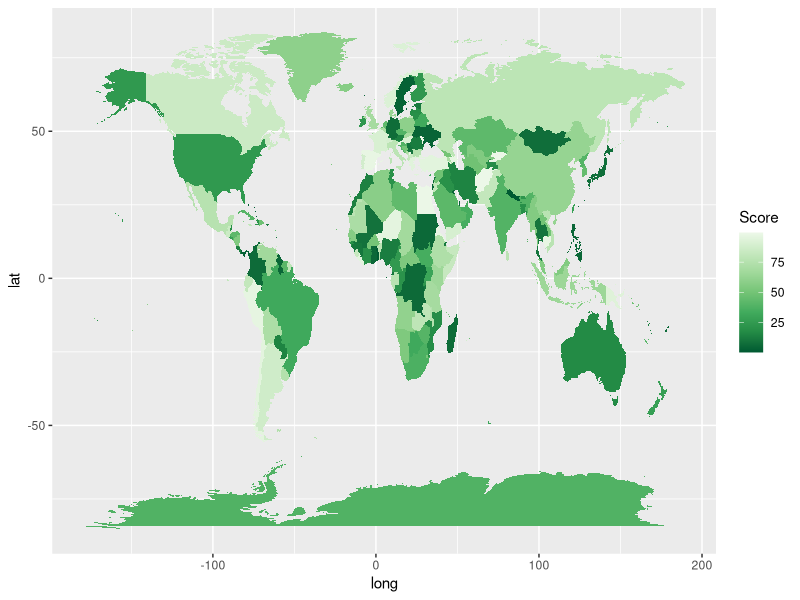
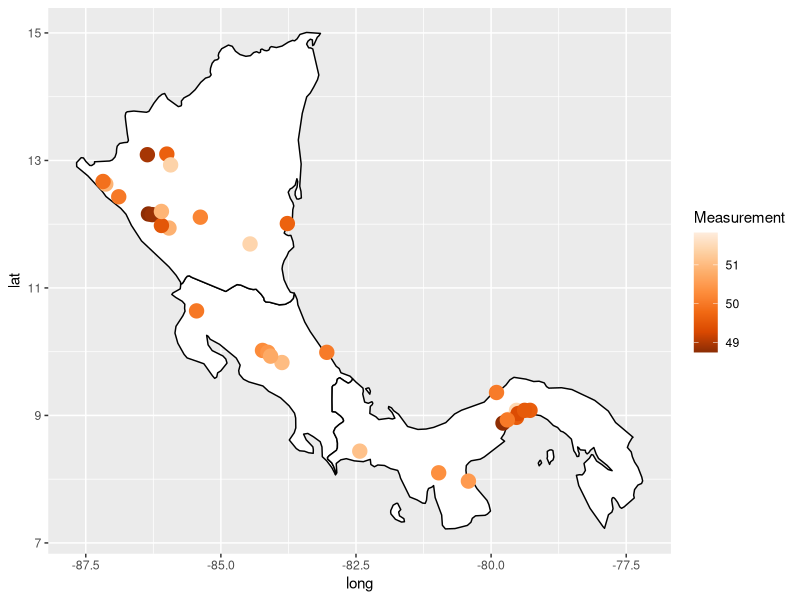
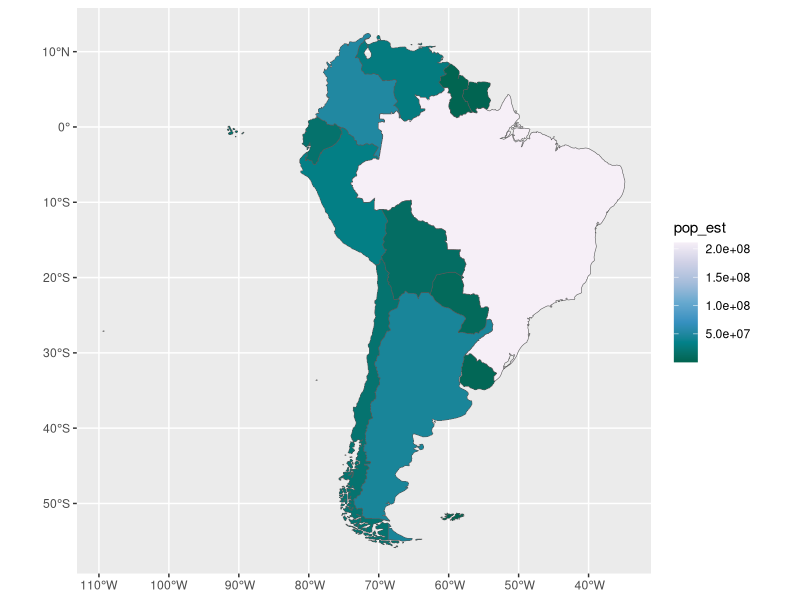

These figures' R source, in order:
## ---- chunk 1

library(tidyverse)
library(maps)

####make some data for painting the map

my_world_map <- map_data("world")

countries <- unique(my_world_map$region)

set.seed(987)
some_data_values <- data.frame(

  "region"=countries,
  
  "Score"=runif(252,0,100))

## ---- chunk 2

my_data_combined <- left_join(my_world_map, some_data_values, by = "region")

plot1 <- ggplot(my_data_combined, mapping = aes(x = long, y = lat, group = group, fill = Score)) +
  geom_polygon() +
  scale_fill_distiller(palette = 5)

plot1

## ---- chunk 3

####HINT: Use a filter command to get just maps of Costa Rica, Panama, and Nicaragua

####Hint: Use a filter command to put in points only for cities with a population of greater than 40,000. This should leave you with 32 cities.

####Hint: Use add_column to attach the "Measurement" variable to your data, and set that to the color aesthetic when you draw the points.

####Hint: set the colors for the city points with scale_color_distiller(palette=7)

####Hint: set the size of all points to the value 5

set.seed(15)
Measurement<-rnorm(32,50,1)

## ---- chunk 4

CRPA <- my_world_map %>% filter(region =="Costa Rica" | region =="Panama" | region =="Nicaragua")

data2 <- world.cities %>% filter(country.etc =="Costa Rica" | country.etc == "Panama" | country.etc == "Nicaragua")

CRPA2 <- data2 %>% filter(pop > 40000) %>% add_column(Measurement)

plot2 <- ggplot(CRPA, mapping = aes(x = long, y = lat, group = group)) +
  geom_polygon(fill="white",color="black") +
  geom_point(CRPA2, mapping = aes(x = long, y = lat, group = NULL, color = Measurement, size = 5)) +
  scale_color_distiller(palette = 7) +
  guides(size = "none")

plot2

## ---- chunk 5

#####INSTALL THESE PACKAGES IF NECESSARY
library(sf)
library(rnaturalearth)
library(rnaturalearthdata)
#library(rgeos)

####DO NOT MODIFY
s_america<-ne_countries(scale="medium",continent='south america',returnclass="sf")

## ---- chunk 6

####Make sure you load any necessary libraries

####HINT: the s_america object created in the chunk above is a simple features object with many columns. Identify the correct column based on the solution figure and use it to color in the choropleth.

####HINT: Use scale_fill_distiller and palette 10 to the match the colors.

ggplot() + geom_sf(s_america, mapping = aes(fill = pop_est)) + scale_fill_distiller(palette = 10)
